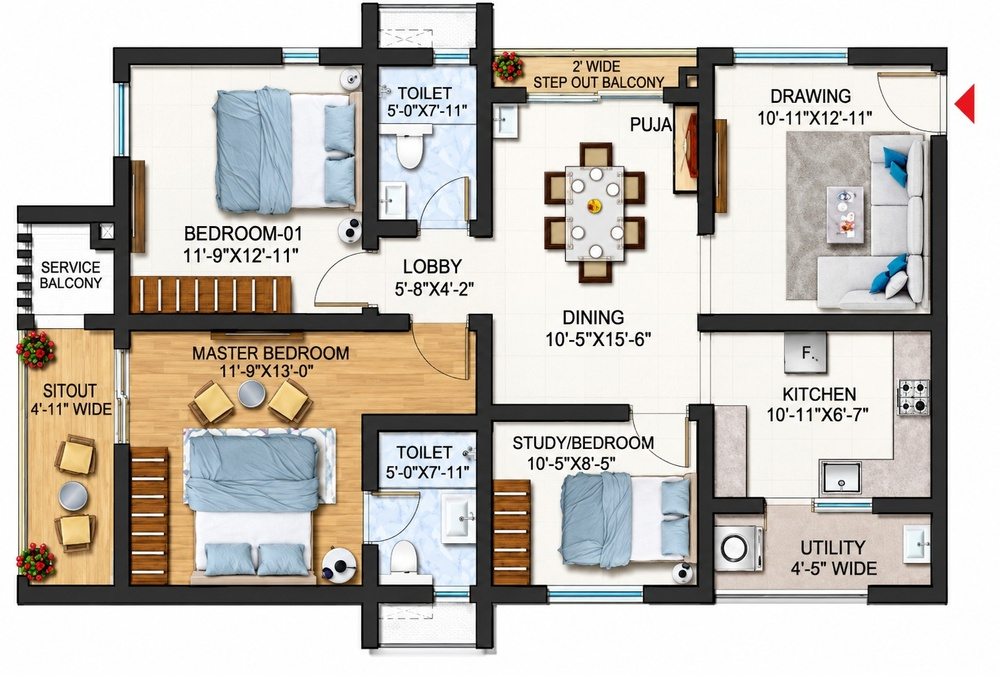
#> input picture 6th floor layout.jpeg, 1000 x 675 px, shrunk from 1527 x 1030 before the run
$ python -i scale_calibration.py   (imports and definitions only)
#> lines starting #> are read from the running program, lines starting #| are printed output that depends on the picture
import re
from pathlib import Path
import numpy as np
from PIL import Image

try:
    import cv2
except ImportError:
    cv2 = None

try:
    import pytesseract
except ImportError:
    pytesseract = None


# [54 lines left out: function parse_dimension_string, not called in this run]


class ScaleCalibrator:
    """
    Hybrid Scale Calibration Pipeline:
    Extracts explicit dimensions via OCR when present;
    falls back smoothly to ViT Scale Head when annotations are absent or unreadable.
    """
    def __init__(self, fallback_ppm=78.0, min_plausible_ppm=30.0, max_plausible_ppm=250.0):
        self.fallback_ppm = fallback_ppm
        self.min_plausible_ppm = min_plausible_ppm
        self.max_plausible_ppm = max_plausible_ppm

    def extract_dimensions_from_image(self, image_path):
        """
        Runs OCR and extracts all detected dimension annotations with their pixel locations.
        """
#> called with image_path = '6th floor layout.jpeg'
        if pytesseract is None:
            return []

        img_p = Path(image_path)
        if not img_p.exists():
            return []

        try:
            pil_img = Image.open(img_p).convert("RGB")
#> pil_img is the input picture: PIL image 1000x675 RGB; mean R, G, B 197.3, 192.4, 185.2
            orig_w, orig_h = pil_img.size
#> orig_w = 1000; orig_h = 675

            # If OpenCV is available, enhance image for OCR
            if cv2 is not None:
                img_cv = cv2.imread(str(img_p))
                gray = cv2.cvtColor(img_cv, cv2.COLOR_BGR2GRAY)
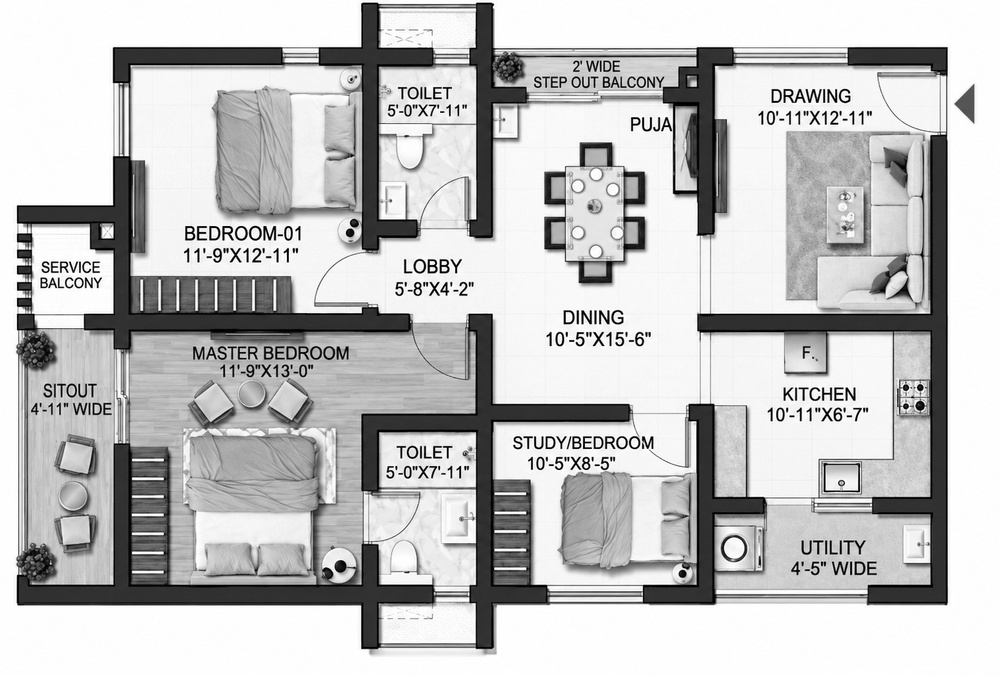
#> gray: shape (675, 1000); min 0, max 255, mean 193
                # Denoise & threshold
                blur = cv2.GaussianBlur(gray, (3, 3), 0)
                ocr_img = blur
            else:
                ocr_img = pil_img

            data = pytesseract.image_to_data(ocr_img, output_type=pytesseract.Output.DICT)
            extracted = []

            for i in range(len(data["text"])):
                raw_txt = data["text"][i].strip()
                if not raw_txt:
                    continue

                dims = parse_dimension_string(raw_txt)
                if dims is not None:
                    w_m, l_m = dims
                    x = int(data["left"][i])
                    y = int(data["top"][i])
                    bw = int(data["width"][i])
                    bh = int(data["height"][i])
                    conf = float(data["conf"][i])
                    extracted.append({
                        "raw_text": raw_txt,
                        "width_m": w_m,
                        "length_m": l_m,
                        "pixel_center": [x + bw / 2.0, y + bh / 2.0],
                        "bbox_pixels": [x, y, bw, bh],
                        "confidence": conf,
                    })

            # Also check multi-line text blocks
            full_text = pytesseract.image_to_string(ocr_img)
            for line in full_text.splitlines():
                line = line.strip()
                dims = parse_dimension_string(line)
                if dims is not None and not any(e["raw_text"] == line for e in extracted):
                    extracted.append({
                        "raw_text": line,
                        "width_m": dims[0],
                        "length_m": dims[1],
                        "pixel_center": None,
                        "bbox_pixels": None,
                        "confidence": 75.0,
                    })

            return extracted
        except Exception as e:
            print(f"[ScaleCalibrator] OCR warning: {e}")
            return []

    # [81 lines left out: function calibrate_scale, not called in this run]

>>> result = ScaleCalibrator().extract_dimensions_from_image('6th floor layout.jpeg')
